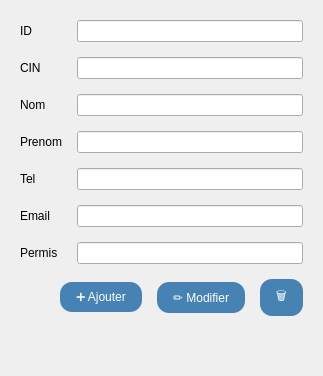
      <widget class="QWidget" name="modifyTab">
       <attribute name="title">
        <string>✅ Ajout</string>
       </attribute>
       <layout class="QVBoxLayout" name="modifyLayout">
        <property name="spacing">
         <number>15</number>
        </property>
        <property name="leftMargin">
         <number>20</number>
        </property>
        <property name="topMargin">
         <number>20</number>
        </property>
        <property name="rightMargin">
         <number>20</number>
        </property>
        <property name="bottomMargin">
         <number>20</number>
        </property>
        <item>
         <layout class="QFormLayout" name="modifyFormLayout">
          <item row="0" column="0">
           <widget class="QLabel" name="modifyIdLabel">
            <property name="text">
             <string>ID</string>
            </property>
           </widget>
          </item>
          <item row="0" column="1">
           <widget class="QLineEdit" name="idmod">
            <property name="readOnly">
             <bool>true</bool>
            </property>
           </widget>
          </item>
          <item row="1" column="0">
           <widget class="QLabel" name="modifyNameLabel">
            <property name="text">
             <string>CIN</string>
            </property>
           </widget>
          </item>
          <item row="1" column="1">
           <widget class="QLineEdit" name="cinmod"/>
          </item>
          <item row="2" column="0">
           <widget class="QLabel" name="modifyEmailLabel">
            <property name="text">
             <string>Nom</string>
            </property>
           </widget>
          </item>
          <item row="2" column="1">
           <widget class="QLineEdit" name="nommod"/>
          </item>
          <item row="3" column="0">
           <widget class="QLabel" name="modifyPhoneLabel">
            <property name="text">
             <string>Prenom</string>
            </property>
           </widget>
          </item>
          <item row="3" column="1">
           <widget class="QLineEdit" name="prenommod"/>
          </item>
          <item row="4" column="0">
           <widget class="QLabel" name="modifyCompanyLabel">
            <property name="text">
             <string>Tel</string>
            </property>
           </widget>
          </item>
          <item row="4" column="1">
           <widget class="QLineEdit" name="telmod"/>
          </item>
          <item row="6" column="1">
           <widget class="QLineEdit" name="permismod"/>
          </item>
          <item row="5" column="1">
           <widget class="QLineEdit" name="emailmod"/>
          </item>
          <item row="5" column="0">
           <widget class="QLabel" name="label_20">
            <property name="text">
             <string>Email</string>
            </property>
           </widget>
          </item>
          <item row="6" column="0">
           <widget class="QLabel" name="label_22">
            <property name="text">
             <string>Permis</string>
            </property>
           </widget>
          </item>
         </layout>
        </item>
        <item>
         <layout class="QHBoxLayout" name="modifyButtonLayout">
          <property name="spacing">
           <number>15</number>
          </property>
          <item>
           <spacer name="modifyButtonSpacer">
            <property name="orientation">
             <enum>Qt::Orientation::Horizontal</enum>
            </property>
            <property name="sizeHint" stdset="0">
             <size>
              <width>40</width>
              <height>20</height>
             </size>
            </property>
           </spacer>
          </item>
          <item>
           <widget class="QPushButton" name="addContratBtn">
            <property name="styleSheet">
             <string notr="true">background-color: rgb(70, 130, 180);
font: 14pt &quot;Segoe UI&quot;;
font: 900 12pt &quot;Segoe UI&quot;;
color: white;
border-radius: 12px;
padding: 8px 16px;</string>
            </property>
            <property name="text">
             <string>➕ Ajouter</string>
            </property>
           </widget>
          </item>
          <item>
           <widget class="QPushButton" name="updateContratBtn">
            <property name="styleSheet">
             <string notr="true">background-color: rgb(70, 130, 180);
font: 14pt &quot;Segoe UI&quot;;
font: 900 12pt &quot;Segoe UI&quot;;
color: white;
border-radius: 12px;
padding: 8px 16px;</string>
            </property>
            <property name="text">
             <string>✏️ Modifier</string>
            </property>
           </widget>
          </item>
          <item>
           <widget class="QPushButton" name="deleteContratBtn">
            <property name="styleSheet">
             <string notr="true">background-color: rgb(70, 130, 180);
font: 14pt &quot;Segoe UI&quot;;
font: 900 12pt &quot;Segoe UI&quot;;
color: white;
border-radius: 12px;
padding: 8px 16px;</string>
            </property>
            <property name="text">
             <string>🗑️</string>
            </property>
           </widget>
          </item>
         </layout>
        </item>
        <item>
         <spacer name="modifyVerticalSpacer">
          <property name="orientation">
           <enum>Qt::Orientation::Vertical</enum>
          </property>
          <property name="sizeHint" stdset="0">
           <size>
            <width>20</width>
            <height>40</height>
           </size>
          </property>
         </spacer>
        </item>
       </layout>
      </widget>
